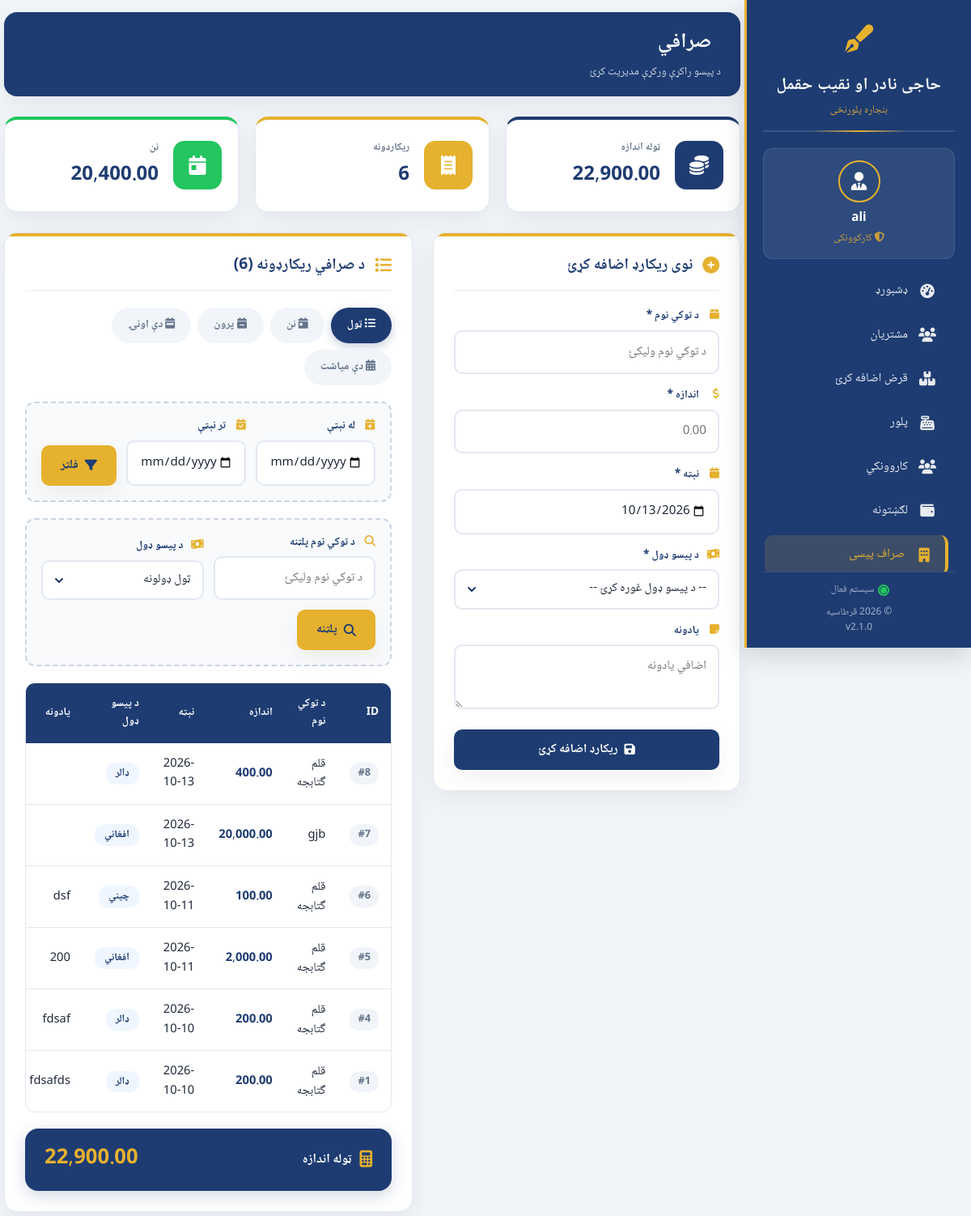
Screenshot of /sarafe.php (signed in) with the database file from the repository.
### tables this page shows
CREATE TABLE `sarafe` (
  `id` int(11) NOT NULL AUTO_INCREMENT,
  `name` varchar(150) NOT NULL,
  `amount` decimal(15,2) NOT NULL DEFAULT 0.00,
  `date` date NOT NULL DEFAULT curdate(),
  `money_type` varchar(50) NOT NULL,
  `note` text DEFAULT NULL,
  `created_at` timestamp NOT NULL DEFAULT current_timestamp(),
  PRIMARY KEY (`id`)
);

### sarafe.php (the view, shortened to what this page needs)
<?php
require_once 'db.php';
$filter = $_GET['filter'] ?? 'all';
$where = "";
$search_name = isset($_GET['search_name']) ? trim($_GET['search_name']) : '';
$sql = "SELECT * FROM sarafe $where ORDER BY id DESC";
$result = mysqli_query($conn, $sql);
$record_count = mysqli_num_rows($result);
$total_sql = "SELECT SUM(amount) AS total FROM sarafe $where";
$total_result = mysqli_query($conn, $total_sql);
$total_data = mysqli_fetch_assoc($total_result);
$total = $total_data['total'] ?? 0;
$count_sql = "SELECT COUNT(*) AS cnt FROM sarafe $where";
$count_result = mysqli_query($conn, $count_sql);
$count_data = mysqli_fetch_assoc($count_result);
$stats_count = $count_data['cnt'] ?? 0;
$today_sql = "SELECT SUM(amount) AS today_total FROM sarafe WHERE date = CURDATE()";
$today_result = mysqli_query($conn, $today_sql);
$today_data = mysqli_fetch_assoc($today_result);
$today_total = $today_data['today_total'] ?? 0;
$today_date = date('Y-m-d');
?>
<!DOCTYPE html>
<html lang="ps" dir="rtl">
<head>
    <link rel="stylesheet" href="https://cdnjs.cloudflare.com/ajax/libs/font-awesome/6.4.0/css/all.min.css">
</head>
<body>
<?php include 'sidebar.php'; ?>
<div class="main-content">
    <div class="page-header">
        <div>
            <h1><i class="fas fa-money-bill-exchange"></i> صرافي</h1>
            <div class="subtitle">د پیسو راکړې ورکړې مدیریت کړئ</div>
        </div>
    </div>
    <div class="stats-grid">
        <div class="stat-card">
            <div class="stat-icon total"><i class="fas fa-coins"></i></div>
            <div class="stat-info">
                <h3>ټوله اندازه</h3>
                <p><?php echo number_format($total, 2); ?></p>
            </div>
        </div>
        <div class="stat-card">
            <div class="stat-icon count"><i class="fas fa-receipt"></i></div>
            <div class="stat-info">
                <h3>ریکارډونه</h3>
                <p><?php echo $stats_count; ?></p>
            </div>
        </div>
        <div class="stat-card">
            <div class="stat-icon today"><i class="fas fa-calendar-day"></i></div>
            <div class="stat-info">
                <h3>نن</h3>
                <p><?php echo number_format($today_total, 2); ?></p>
            </div>
        </div>
    </div>
    <div class="content-grid">
        <div class="card">
            <div class="card-header">
                <i class="fas fa-plus-circle"></i>
                <h2>نوی ریکارډ اضافه کړئ</h2>
            </div>
            <form method="POST">
                <div class="form-group">
                    <label><i class="fas fa-box"></i> د توکي نوم *</label>
                    <input type="text" name="item_name" placeholder="د توکي نوم ولیکئ" required>
                </div>
                <div class="form-group">
                    <label><i class="fas fa-dollar-sign"></i> اندازه *</label>
                    <input type="number" name="amount" step="0.01" placeholder="0.00" required>
                </div>
                <div class="form-group">
                    <label><i class="fas fa-calendar"></i> نېټه *</label>
                    <input type="date" name="date" value="<?php echo $today_date; ?>" required>
                </div>
                <div class="form-group">
                    <label><i class="fas fa-money-bill-wave"></i> د پیسو ډول *</label>
                    <select name="money_type" required>
                        <option value="">-- د پیسو ډول غوره کړئ --</option>
                    </select>
                </div>
                <div class="form-group">
                    <label><i class="fas fa-sticky-note"></i> یادونه</label>
                    <textarea name="note" placeholder="اضافي یادونه"></textarea>
                </div>
                <button type="submit" class="btn btn-primary">
                    <i class="fas fa-save"></i> ریکارډ اضافه کړئ
                </button>
            </form>
        </div>
        <div class="card">
            <div class="card-header">
                <i class="fas fa-list"></i>
                <h2>د صرافي ریکارډونه (<?php echo $record_count; ?>)</h2>
            </div>
            <div class="filter-tabs">
                <a href="sarafe.php?filter=all" class="<?php echo $filter == 'all' ? 'active' : ''; ?>"><i class="fas fa-list"></i> ټول</a>
                <a href="sarafe.php?filter=today" class="<?php echo $filter == 'today' ? 'active' : ''; ?>"><i class="fas fa-calendar-day"></i> نن</a>
                <a href="sarafe.php?filter=yesterday" class="<?php echo $filter == 'yesterday' ? 'active' : ''; ?>"><i class="fas fa-calendar-minus"></i> پرون</a>
                <a href="sarafe.php?filter=week" class="<?php echo $filter == 'week' ? 'active' : ''; ?>"><i class="fas fa-calendar-week"></i> دې اونۍ</a>
                <a href="sarafe.php?filter=month" class="<?php echo $filter == 'month' ? 'active' : ''; ?>"><i class="fas fa-calendar-alt"></i> دې میاشت</a>
            </div>
            <div class="custom-filter">
                <form method="GET">
                    <div class="custom-row">
                        <div class="form-group">
                            <label><i class="fas fa-calendar-plus"></i> له نېټې</label>
                            <input type="date" name="from_date" required>
                        </div>
                        <div class="form-group">
                            <label><i class="fas fa-calendar-check"></i> تر نېټې</label>
                            <input type="date" name="to_date" required>
                        </div>
                        <button type="submit" class="btn btn-secondary">
                            <i class="fas fa-filter"></i> فلټر
                        </button>
                    </div>
                </form>
            </div>
            <div class="search-bar">
                <form method="GET">
                    <div class="search-row">
                        <div class="form-group">
                            <label><i class="fas fa-search"></i> د توکي نوم پلټنه</label>
                            <input type="text" name="search_name" placeholder="د توکي نوم ولیکئ" value="<?php echo htmlspecialchars($search_name); ?>">
                        </div>
                        <div class="form-group">
                            <label><i class="fas fa-money-bill-wave"></i> د پیسو ډول</label>
                            <select name="filter_type">
                                <option value="">ټول ډولونه</option>
                            </select>
                        </div>
                        <button type="submit" class="btn btn-secondary">
                            <i class="fas fa-search"></i> پلټنه
                        </button>
                    </div>
                </form>
            </div>
            <div class="table-wrapper">
                <table>
                    <thead>
                        <tr>
                            <th>ID</th>
                            <th>د توکي نوم</th>
                            <th>اندازه</th>
                            <th>نېټه</th>
                            <th>د پیسو ډول</th>
                            <th>یادونه</th>
                        </tr>
                    </thead>
                    <tbody>
                        <?php if (mysqli_num_rows($result) > 0): ?>
                            <?php while ($row = mysqli_fetch_assoc($result)): ?>
                                <tr>
                                    <td><span class="id-badge">#<?php echo $row['id']; ?></span></td>
                                    <td><?php echo htmlspecialchars($row['name']); ?></td>
                                    <td class="amount-cell"><?php echo number_format($row['amount'], 2); ?></td>
                                    <td><?php echo htmlspecialchars($row['date']); ?></td>
                                    <td><span class="type-badge"><?php echo htmlspecialchars($row['money_type']); ?></span></td>
                                    <td><?php echo htmlspecialchars($row['note']); ?></td>
                                </tr>
                            <?php endwhile; ?>
                        <?php endif; ?>
                    </tbody>
                </table>
            </div>
            <div class="total-footer">
                <div class="total-label">
                    <i class="fas fa-calculator"></i>
                    ټوله اندازه
                </div>
                <div class="total-value">
                    <?php echo number_format($total, 2); ?>
                </div>
            </div>
        </div>
    </div>
</div>
</body>
</html>

### sidebar.php (style rules this page uses)
:root { --sidebar-primary: #1e3c72; --sidebar-secondary: #2b4a7a; --sidebar-accent: #e6b12e; --sidebar-text: #ffffff; --sidebar-shadow: 0 10px 30px rgba(0, 0, 0, 0.15); --sidebar-transition: all 0.4s cubic-bezier(0.175, 0.885, 0.32, 1.275); }
* { font-family: 'Noto Naskh Arabic', 'Segoe UI', Tahoma, sans-serif; }
.main-content { transition: margin-right 0.5s cubic-bezier(0.175, 0.885, 0.32, 1.275); }
@media (min-width: 769px) { .main-content { margin-right: 280px; } }

### rows the page displays
sarafe: id "8", name "قلم گتابجه", amount "400.00", date "2026-10-13", money_type "ډالر"
sarafe: id "7", name "gjb", amount "20,000.00", date "2026-10-13", money_type "افغاني"
sarafe: id "6", name "قلم گتابجه", amount "100.00", date "2026-10-11", money_type "چیني", note "dsf"
sarafe: id "5", name "قلم گتابجه", amount "2,000.00", date "2026-10-11", money_type "افغاني", note "200"
sarafe: id "4", name "قلم گتابجه", amount "200.00", date "2026-10-10", money_type "ډالر", note "fdsaf"
sarafe: id "1", name "قلم گتابجه", amount "200.00", date "2026-10-10", money_type "ډالر", note "fdsafds"

### other values shown
$current_user "ali"
$total "22,900.00"
$stats_count "6"
$today_total "20,400.00"
$record_count "6"
